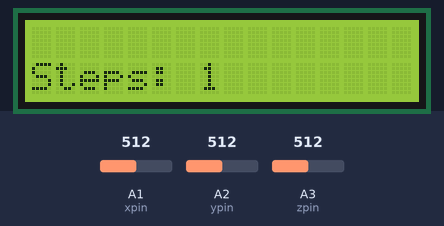
This sketch was run on a simulated Arduino Uno, built with avr-gcc and run on an emulated ATmega328P. Parts: 16×2 character LCD. The test bench sets the inputs (shaded band); at power-on: A1 (xpin) = 512, A2 (ypin) = 512, A3 (zpin) = 512. What the sketch prints to the serial monitor is not drawn.

Above: at 2.0 s.
2.1 s: A1 (xpin) set to 522
At 4.4 s:
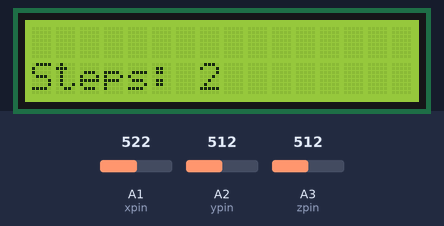
4.7 s: A2 (ypin) set to 519
At 6.5 s:
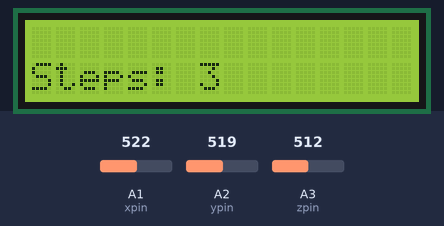
7.3 s: A3 (zpin) set to 524
At 9.6 s:
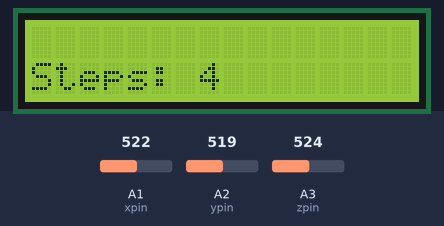
9.9 s: A3 (zpin) set to 716
At 12.7 s:
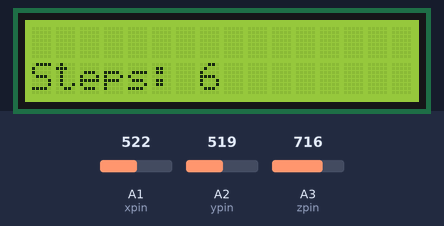
12.9 s: A1 (xpin) set to 716
At 14.5 s:
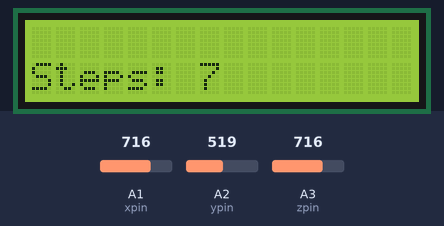
15.4 s: A2 (ypin) set to 716
At 17.8 s:
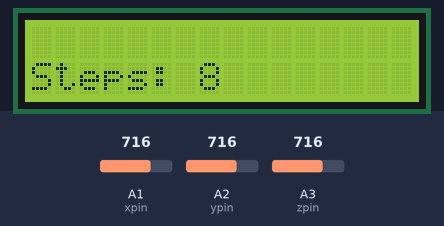
Timing chart, 0 to 19.0 s (numbered marks = the images above; inputs shaded):
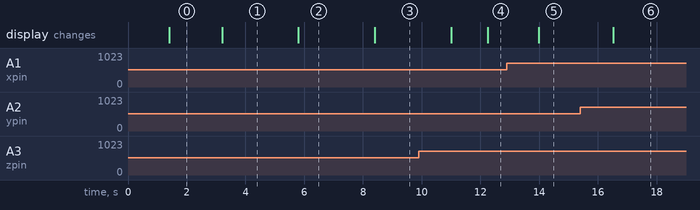

The sketch:

Pedometer.ino
```cpp
//Pedometer
#include <LiquidCrystal.h>
#define sq(x) ((x)*(x))

const int rs = 12, en = 11, d4 = 5, d5 = 4, d6 = 3, d7 = 2;
LiquidCrystal lcd(rs, en, d4, d5, d6, d7);
const int xpin = A1;
const int ypin = A2;
const int zpin = A3;

float threshold = 5;
float xval[100] = {0};
float yval[100] = {0};
float zval[100] = {0};
float xavg, yavg, zavg;
int steps=0, flag = 0;

void setup()
{

  lcd.begin(16, 2);
  Serial.begin(9600);
  lcd.clear();
  calibrate();
}


void loop()
{

  int acc = 0;
  float totvect[100] = {0};
  float totave[100] = {0};
  float xaccl;
  float yaccl;
  float zaccl;

  for (int a = 0; a < 100; a++)
  {
    xaccl = float(analogRead(xpin) - 408);

    yaccl = float(analogRead(ypin) - 352);

    zaccl = float(analogRead(zpin) - 425);

    float cal= sqrt(sq(xaccl ) + sq(yaccl)  + sq(zaccl));
    totvect[a] =cal;
    Serial.print("totavect[a]=");
    Serial.println(totvect[a]);
    Serial.print("totavect[a-1]=");
    Serial.println(totvect[a-1]);
    totave[a] = (totvect[a] - totvect[a - 1])  ;
    Serial.println("totave[a]");
    Serial.println(totave[a]);

    if (totave[a] > threshold )
    {
      steps = steps + 1;
      delay(1000);
      Serial.println(totvect[a]);

    }
    lcd.setCursor(0,1);
    lcd.print("Steps: ");
    lcd.print(steps);

  }

}


void calibrate()
{
  float sum = 0;
  float sum1 = 0;
  float sum2 = 0;
  for (int i = 0; i < 100; i++) {
    xval[i] = float(analogRead(xpin) - 408);
    sum = xval[i] + sum;
  }
  delay(100);
  xavg = sum / 100.0;
  Serial.println(xavg);
  for (int j = 0; j < 100; j++)
  {
    yval[j] = float(analogRead(ypin) - 352);
    sum1 = yval[j] + sum1;
  }
  yavg = sum1 / 100.0;
  Serial.println(yavg);
  delay(100);
  for (int q = 0; q < 100; q++)
  {
    zval[q] = float(analogRead(zpin) - 425);
    sum2 = zval[q] + sum2;
  }
  zavg = sum2 / 100.0;
  delay(100);
  Serial.println(zavg);
}
```

Measured:
- after the input at 2.1 s, the display: changes after 1.1 s (image 1)
- after the input at 4.7 s, the display: changes after 1.1 s (image 2)
- after the input at 7.3 s, the display: changes after 1.1 s (image 3)
- after the input at 12.9 s, the display: changes after 1.1 s (image 5)
- after the input at 15.4 s, the display: changes after 1.1 s (image 6)
